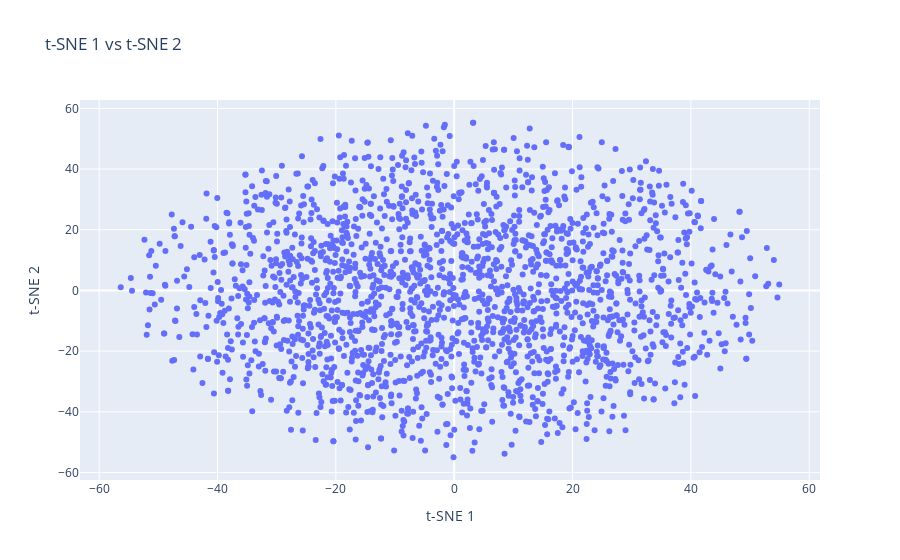

Notebook code cell kept with this figure:
### Code cell
plot_words(conv_tsne_embds, 0, number_of_words, 1)

### Figure 1 — Plotly figure (JSON) as saved in the notebook; plotly's stock layout.template omitted (floating-point values rounded to 4 significant figures; data arrays with more than 128 entries replaced by an {"elided": "..."} marker saying what was removed)
{"data": [{"mode": "markers", "text": {"elided": "1623 str values"}, "type": "scatter", "x": {"elided": "2000 float values"}, "y": {"elided": "2000 float values"}}], "layout": {"autosize": true, "hovermode": "closest", "title": {"text": "t-SNE 1 vs t-SNE 2"}, "xaxis": {"autorange": true, "range": [-62.92, 61.51], "title": {"text": "t-SNE 1"}, "type": "linear"}, "yaxis": {"autorange": true, "range": [-64.1, 64.37], "title": {"text": "t-SNE 2"}, "type": "linear"}}}
